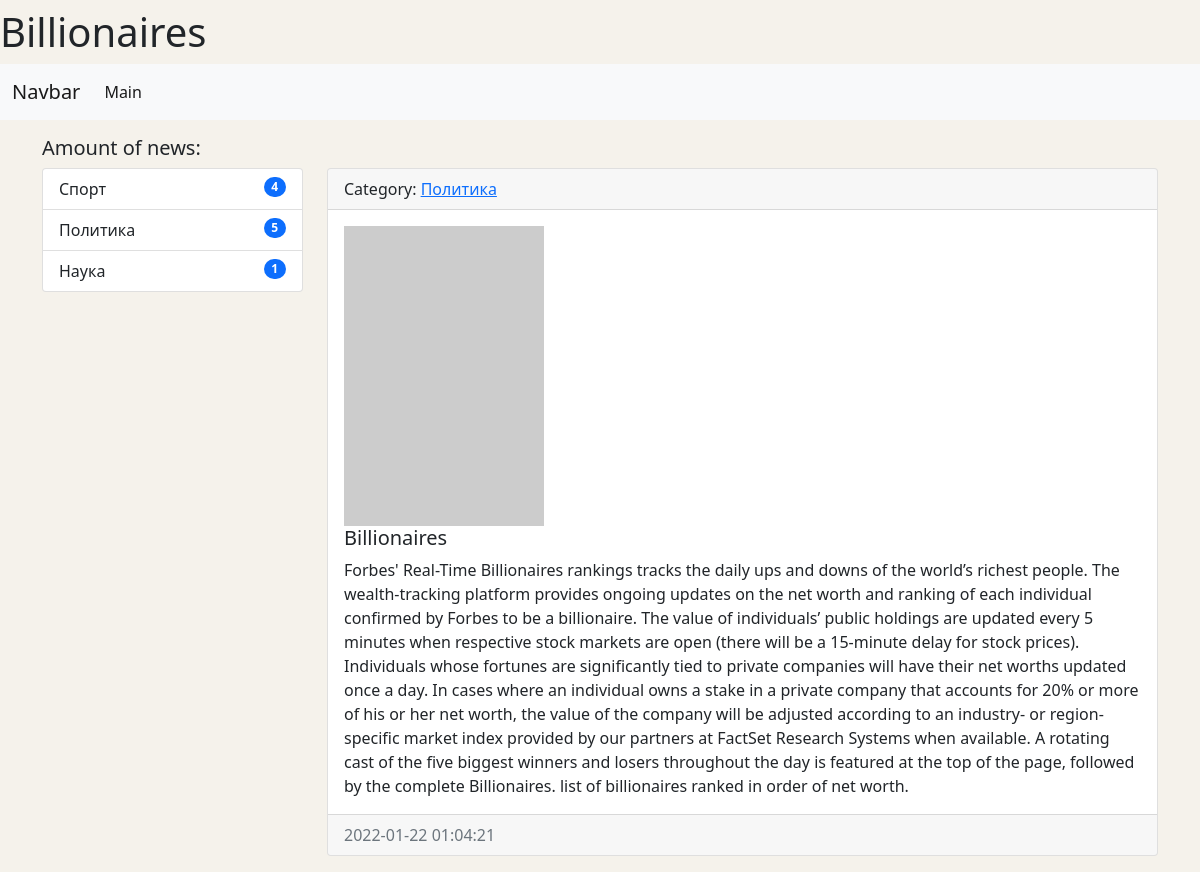
The app's page /news/10/, older data.
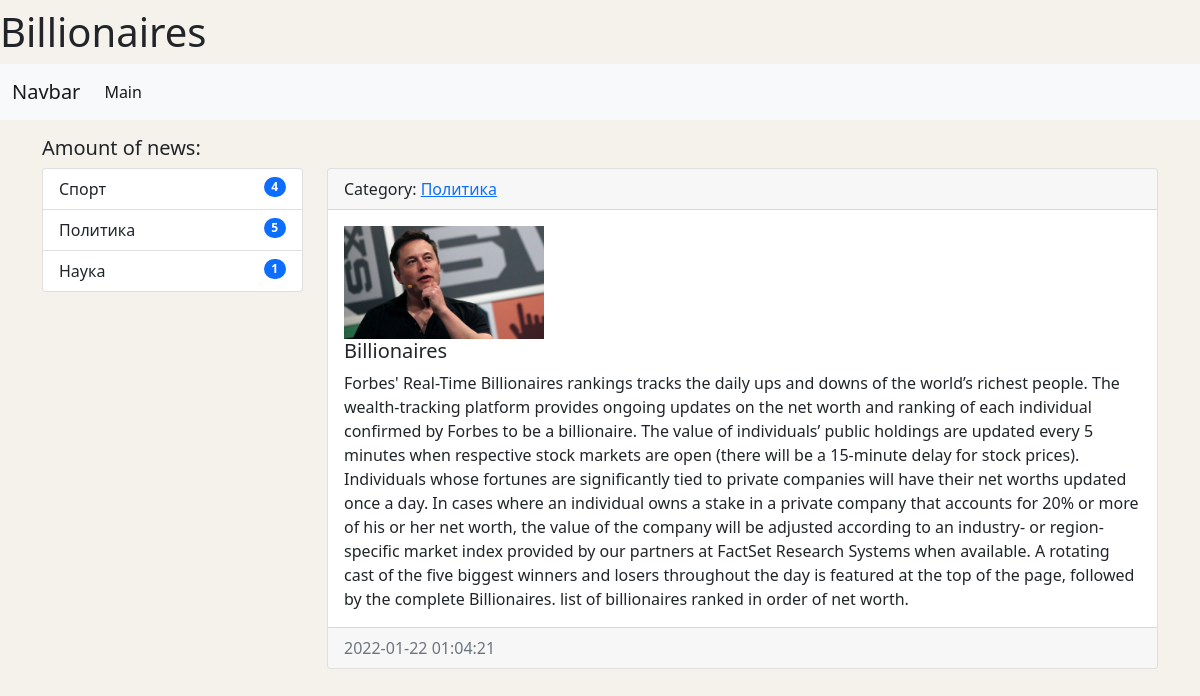
The same page, newer data.
### news/models.py (models this page shows, shortened)
class News(models.Model):
    title = models.CharField(max_length=150, verbose_name='Наименование')
    content = models.TextField(blank=True, verbose_name='Контент')
    created_at = models.DateTimeField(auto_now_add=True, verbose_name='Дата публикации')
    updated_at = models.DateTimeField(auto_now=True, verbose_name='Обновлено')
    photo = models.ImageField(upload_to='photos/%Y/%m/%d/', verbose_name='Фото', blank=True)
    is_published = models.BooleanField(default=True, verbose_name='Опубликовано')
    category = models.ForeignKey('Category', on_delete=models.PROTECT, verbose_name='Категория')
    numbers_of_views = models.IntegerField(default=0)
    class Meta:
        verbose_name = 'Новость'
        verbose_name_plural = 'Новости'
        ordering = ['-created_at']

class Category(models.Model):
    title = models.CharField(max_length=150, db_index=True, verbose_name='Наименование категории')
    def get_absolute_url(self):
        return reverse('category', kwargs={'category_id': self.pk})
    def __str__(self):
        return self.title
    class Meta:
        verbose_name = 'Категория'
        verbose_name_plural = 'Категории'
        ordering = ['-title']

### news/views.py (the view)
# urls.py: path('news/<int:pk>/', ViewNews.as_view(), name='view_news'),
class ViewNews(DetailView):
    model = News
    context_object_name = 'news_item'

### news/templatetags/news_tags.py (called while the page is built)
@register.inclusion_tag('news/list_categories.html')
def show_categories():
    categories = Category.objects.annotate(cnt=Count('news')).filter(cnt__gt=0)     # don't show the empty categories
    return {'categories': categories}

### news/templates/news/news_detail.html (shortened to what this page needs)
{% extends 'base.html' %}
{% block news_item_title %}
    {{ news_item.title }}
{% endblock %}
{% block sidebar %}
{% include 'inc/_sidebar.html' %}
{% endblock %}
{% block content %}
<div class="card mb-3">
    <div class="card-header">
        Category: <a href="{{ news_item.category.get_absolute_url }}">{{ news_item.category }}</a>
    </div>
    <div class="card-body">
        {% if news_item.photo %}
            <img src="{{ news_item.photo.url }}" alt="Photo" width="200" class="float-left mr-3">
        {% else %}
            <img src="https://picsum.photos/200/300/?blur=2" alt="Photo" class="float-left mr-3">
        {% endif %}
        <h5 class="card-title">{{ news_item.title }}</h5>
        <p class="card-text">{{ news_item.content|linebreaksbr }}</p>
    </div>
    <div class="card-footer text-muted">
        {{ news_item.created_at|date:'Y-m-d H:i:s' }}
    </div>
</div>
{% endblock %}

Row changes from the older to the newer data that the page shows:
changed News "Billionaires": photo: picture added
